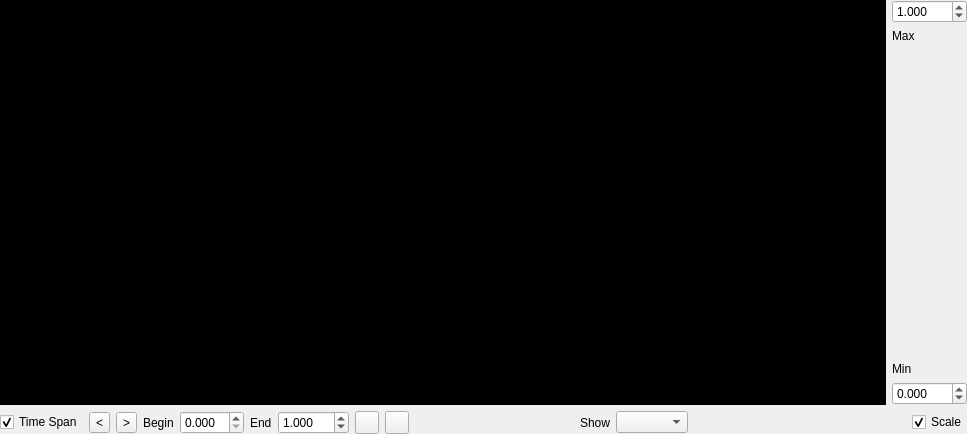
<?xml version="1.0" encoding="UTF-8"?>
<ui version="4.0">
 <class>CDataSequenceViewComp</class>
 <widget class="QWidget" name="CDataSequenceViewComp">
  <property name="geometry">
   <rect>
    <x>0</x>
    <y>0</y>
    <width>967</width>
    <height>434</height>
   </rect>
  </property>
  <property name="windowTitle">
   <string>Form</string>
  </property>
  <layout class="QVBoxLayout" name="verticalLayout_3">
   <property name="margin">
    <number>0</number>
   </property>
   <item>
    <layout class="QHBoxLayout" name="horizontalLayout_5">
     <item>
      <widget class="QFrame" name="MainFrame">
       <property name="sizePolicy">
        <sizepolicy hsizetype="Expanding" vsizetype="Expanding">
         <horstretch>0</horstretch>
         <verstretch>0</verstretch>
        </sizepolicy>
       </property>
       <property name="palette">
        <palette>
         <active>
          <colorrole role="Base">
           <brush brushstyle="SolidPattern">
            <color alpha="255">
             <red>255</red>
             <green>255</green>
             <blue>255</blue>
            </color>
           </brush>
          </colorrole>
          <colorrole role="Window">
           <brush brushstyle="SolidPattern">
            <color alpha="255">
             <red>0</red>
             <green>0</green>
             <blue>0</blue>
            </color>
           </brush>
          </colorrole>
         </active>
         <inactive>
          <colorrole role="Base">
           <brush brushstyle="SolidPattern">
            <color alpha="255">
             <red>255</red>
             <green>255</green>
             <blue>255</blue>
            </color>
           </brush>
          </colorrole>
          <colorrole role="Window">
           <brush brushstyle="SolidPattern">
            <color alpha="255">
             <red>0</red>
             <green>0</green>
             <blue>0</blue>
            </color>
           </brush>
          </colorrole>
         </inactive>
         <disabled>
          <colorrole role="Base">
           <brush brushstyle="SolidPattern">
            <color alpha="255">
             <red>0</red>
             <green>0</green>
             <blue>0</blue>
            </color>
           </brush>
          </colorrole>
          <colorrole role="Window">
           <brush brushstyle="SolidPattern">
            <color alpha="255">
             <red>0</red>
             <green>0</green>
             <blue>0</blue>
            </color>
           </brush>
          </colorrole>
         </disabled>
        </palette>
       </property>
       <property name="autoFillBackground">
        <bool>true</bool>
       </property>
       <property name="frameShape">
        <enum>QFrame::StyledPanel</enum>
       </property>
       <property name="frameShadow">
        <enum>QFrame::Sunken</enum>
       </property>
       <layout class="QVBoxLayout" name="verticalLayout_2">
        <property name="margin">
         <number>0</number>
        </property>
       </layout>
      </widget>
     </item>
     <item>
      <widget class="QWidget" name="ScaleFrame" native="true">
       <layout class="QVBoxLayout" name="verticalLayout">
        <property name="margin">
         <number>0</number>
        </property>
        <item>
         <widget class="QDoubleSpinBox" name="ValueMaxSB">
          <property name="decimals">
           <number>3</number>
          </property>
          <property name="minimum">
           <double>-100.000000000000000</double>
          </property>
          <property name="maximum">
           <double>100.000000000000000</double>
          </property>
          <property name="singleStep">
           <double>0.100000000000000</double>
          </property>
          <property name="value">
           <double>1.000000000000000</double>
          </property>
         </widget>
        </item>
        <item>
         <widget class="QLabel" name="label_5">
          <property name="text">
           <string>Max</string>
          </property>
         </widget>
        </item>
        <item>
         <spacer name="verticalSpacer">
          <property name="orientation">
           <enum>Qt::Vertical</enum>
          </property>
          <property name="sizeHint" stdset="0">
           <size>
            <width>20</width>
            <height>253</height>
           </size>
          </property>
         </spacer>
        </item>
        <item>
         <widget class="QLabel" name="label_4">
          <property name="text">
           <string>Min</string>
          </property>
         </widget>
        </item>
        <item>
         <widget class="QDoubleSpinBox" name="ValueMinSB">
          <property name="decimals">
           <number>3</number>
          </property>
          <property name="minimum">
           <double>-100.000000000000000</double>
          </property>
          <property name="maximum">
           <double>100.000000000000000</double>
          </property>
          <property name="singleStep">
           <double>0.100000000000000</double>
          </property>
         </widget>
        </item>
       </layout>
      </widget>
     </item>
    </layout>
   </item>
   <item>
    <widget class="QWidget" name="BottomFrame" native="true">
     <layout class="QHBoxLayout" name="horizontalLayout_2">
      <property name="margin">
       <number>0</number>
      </property>
      <item>
       <widget class="QWidget" name="TimeSpanFrame" native="true">
        <layout class="QHBoxLayout" name="horizontalLayout_6">
         <property name="margin">
          <number>0</number>
         </property>
         <item>
          <widget class="QCheckBox" name="TimeSpanCB">
           <property name="text">
            <string>Time Span</string>
           </property>
           <property name="checked">
            <bool>true</bool>
           </property>
          </widget>
         </item>
         <item>
          <widget class="QWidget" name="TimeSpanControlFrame" native="true">
           <layout class="QHBoxLayout" name="horizontalLayout">
            <property name="margin">
             <number>0</number>
            </property>
            <item>
             <widget class="QToolButton" name="PrevButton">
              <property name="toolTip">
               <string>Move time span left</string>
              </property>
              <property name="text">
               <string>&lt;</string>
              </property>
             </widget>
            </item>
            <item>
             <widget class="QToolButton" name="NextButton">
              <property name="toolTip">
               <string>Move time span right</string>
              </property>
              <property name="text">
               <string>&gt;</string>
              </property>
             </widget>
            </item>
            <item>
             <widget class="QLabel" name="label">
              <property name="text">
               <string>Begin</string>
              </property>
             </widget>
            </item>
            <item>
             <widget class="QDoubleSpinBox" name="TimeBeginSB">
              <property name="decimals">
               <number>3</number>
              </property>
             </widget>
            </item>
            <item>
             <widget class="QLabel" name="label_2">
              <property name="text">
               <string>End</string>
              </property>
             </widget>
            </item>
            <item>
             <widget class="QDoubleSpinBox" name="TimeEndSB">
              <property name="decimals">
               <number>3</number>
              </property>
              <property name="maximum">
               <double>100.000000000000000</double>
              </property>
              <property name="value">
               <double>1.000000000000000</double>
              </property>
             </widget>
            </item>
            <item>
             <widget class="QToolButton" name="ZoomInButton">
              <property name="toolTip">
               <string>Zoom in time span</string>
              </property>
              <property name="text">
               <string/>
              </property>
              <property name="icon">
               <iconset>
                <normaloff>:/Icons/ZoomIn</normaloff>:/Icons/ZoomIn</iconset>
              </property>
             </widget>
            </item>
            <item>
             <widget class="QToolButton" name="ZoomOutButton">
              <property name="toolTip">
               <string>Zoom out time span</string>
              </property>
              <property name="text">
               <string/>
              </property>
              <property name="icon">
               <iconset>
                <normaloff>:/Icons/ZoomOut</normaloff>:/Icons/ZoomOut</iconset>
              </property>
             </widget>
            </item>
           </layout>
          </widget>
         </item>
        </layout>
       </widget>
      </item>
      <item>
       <widget class="QWidget" name="ChannelsFrame" native="true">
        <layout class="QHBoxLayout" name="horizontalLayout_4">
         <property name="margin">
          <number>0</number>
         </property>
         <item>
          <spacer name="horizontalSpacer_2">
           <property name="orientation">
            <enum>Qt::Horizontal</enum>
           </property>
           <property name="sizeHint" stdset="0">
            <size>
             <width>40</width>
             <height>20</height>
            </size>
           </property>
          </spacer>
         </item>
         <item>
          <widget class="QLabel" name="label_3">
           <property name="text">
            <string>Show</string>
           </property>
          </widget>
         </item>
         <item>
          <widget class="QComboBox" name="ChannelSelectorCB">
           <property name="sizeAdjustPolicy">
            <enum>QComboBox::AdjustToContents</enum>
           </property>
          </widget>
         </item>
        </layout>
       </widget>
      </item>
      <item>
       <widget class="QWidget" name="ScaleControlFrame" native="true">
        <layout class="QHBoxLayout" name="horizontalLayout_3">
         <property name="margin">
          <number>0</number>
         </property>
         <item>
          <spacer name="horizontalSpacer">
           <property name="orientation">
            <enum>Qt::Horizontal</enum>
           </property>
           <property name="sizeHint" stdset="0">
            <size>
             <width>111</width>
             <height>20</height>
            </size>
           </property>
          </spacer>
         </item>
         <item>
          <widget class="QCheckBox" name="ScaleCB">
           <property name="text">
            <string>Scale</string>
           </property>
           <property name="checked">
            <bool>true</bool>
           </property>
          </widget>
         </item>
        </layout>
       </widget>
      </item>
     </layout>
    </widget>
   </item>
  </layout>
 </widget>
 <resources/>
 <connections>
  <connection>
   <sender>TimeSpanCB</sender>
   <signal>toggled(bool)</signal>
   <receiver>TimeSpanControlFrame</receiver>
   <slot>setVisible(bool)</slot>
   <hints>
    <hint type="sourcelabel">
     <x>66</x>
     <y>369</y>
    </hint>
    <hint type="destinationlabel">
     <x>151</x>
     <y>379</y>
    </hint>
   </hints>
  </connection>
  <connection>
   <sender>ScaleCB</sender>
   <signal>toggled(bool)</signal>
   <receiver>ScaleFrame</receiver>
   <slot>setVisible(bool)</slot>
   <hints>
    <hint type="sourcelabel">
     <x>628</x>
     <y>369</y>
    </hint>
    <hint type="destinationlabel">
     <x>632</x>
     <y>289</y>
    </hint>
   </hints>
  </connection>
 </connections>
</ui>
